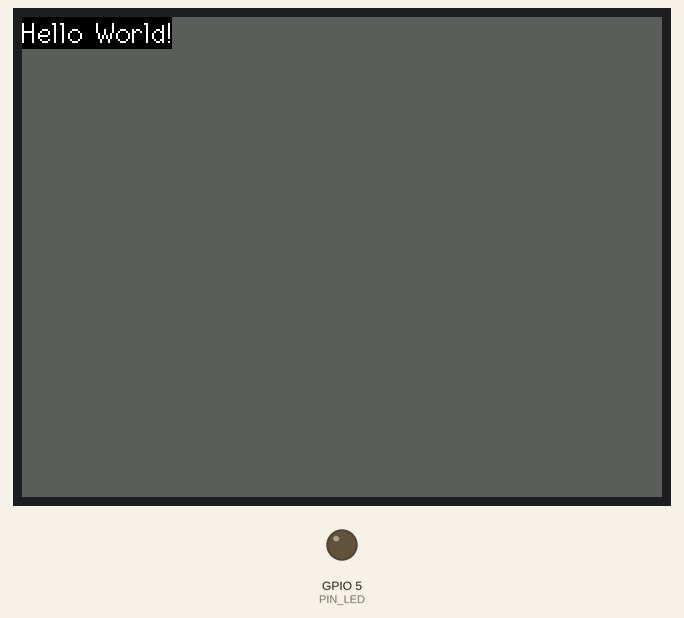
Simulated run of this sketch. Board: ESP32. Parts: 320×240 colour display, output pins drawn as LEDs (lit = HIGH). Pins used as bus, display or sensor lines are not drawn.

Above: at 0.3 s.

The sketch:

tft.ino
```cpp
#include <Arduino.h>
#include <TFT_eSPI.h>
#include <SPI.h>

TFT_eSPI tft = TFT_eSPI();

#define PIN_LED 5
#define ON LOW
#define OFF HIGH
#define TFT_GREY 0x5AEB

#define TFT_BL_ON HIGH
#define TFT_BL_OFF LOW

void setup() {
  tft.init();
  tft.setRotation(1);

  pinMode(PIN_LED, OUTPUT);
  digitalWrite(PIN_LED,ON);
  pinMode(TFT_BL,OUTPUT);
  digitalWrite(TFT_BL,TFT_BL_ON);
}

void loop() {
  // Fill screen with grey so we can see the effect of printing with and without
  // a background colour defined
  tft.fillScreen(TFT_GREY);

  // Set "cursor" at top left corner of display (0,0) and select font 2
  // (cursor will move to next line automatically during printing with 'tft.println'
  //  or stay on the line is there is room for the text with tft.print)
  tft.setCursor(0, 0, 2);
  // Set the font colour to be white with a black background, set text size multiplier to 1
  tft.setTextColor(TFT_WHITE, TFT_BLACK);  tft.setTextSize(1);
  // We can now plot text on screen using the "print" class
  tft.println("Hello World!");


  while (true) {
    delay(1000);
  }
}
```
